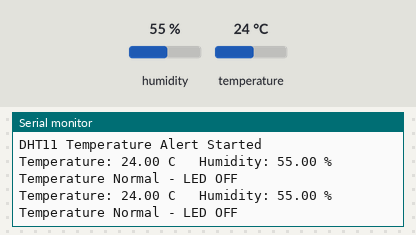
Recording of a sketch running on a simulated ESP8266 (NodeMCU). Shown: the last lines printed to the serial monitor. The test bench sets the inputs (shaded band); at power-on: temperature 24 °C, humidity 55 %.

Above: at 2.8 s.
2.9 s: temperature set to 39 °C
At 4.9 s:
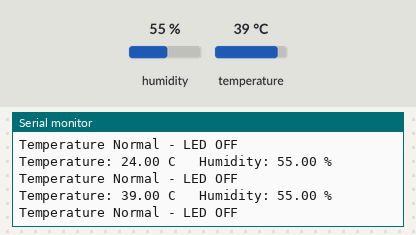
5.6 s: temperature set to 42 °C
At 7.6 s:
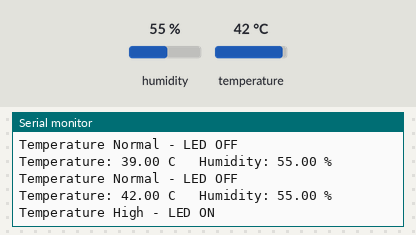
Timing chart, 0 to 9.1 s (numbered marks = the images above; inputs shaded):
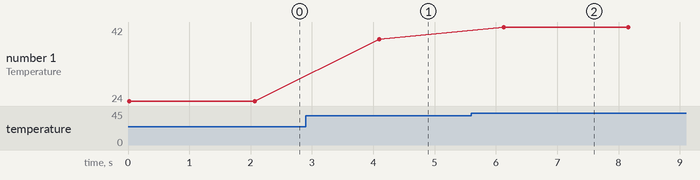

The sketch:

DHT11.ino
```cpp
#include <DHT.h>

#define DHTPIN D4
#define DHTTYPE DHT11

#define LED_PIN LED_BUILTIN

DHT dht(DHTPIN, DHTTYPE);

void setup() {
  Serial.begin(9600);

  dht.begin();

  pinMode(LED_PIN, OUTPUT);

  digitalWrite(LED_PIN, HIGH); // LED OFF initially

  Serial.println("DHT11 Temperature Alert Started");
}

void loop() {

  float temperature = dht.readTemperature();
  float humidity = dht.readHumidity();

  if (isnan(temperature) || isnan(humidity)) {
    Serial.println("Sensor Error");
    delay(2000);
    return;
  }

  Serial.print("Temperature: ");
  Serial.print(temperature);
  Serial.print(" C   ");

  Serial.print("Humidity: ");
  Serial.print(humidity);
  Serial.println(" %");


  if (temperature > 40) {

    digitalWrite(LED_PIN, LOW);   // Built-in LED ON
    Serial.println("Temperature High - LED ON");

  }
  else {

    digitalWrite(LED_PIN, HIGH);  // Built-in LED OFF
    Serial.println("Temperature Normal - LED OFF");

  }

  delay(2000);
}
```

Measured:
- the behaviour switches between 40 and 41 °C on temperature (found by bisection; images 1 and 2)
- after the input at 2.9 s, the serial monitor: prints a new line after 1.2 s (image 1)
- after the input at 5.6 s, the serial monitor: prints a new line after 0.53 s (image 2)
- plotted number 1: 24 → 39 after the input at 2.9 s, 39 → 42 after the input at 5.6 s
